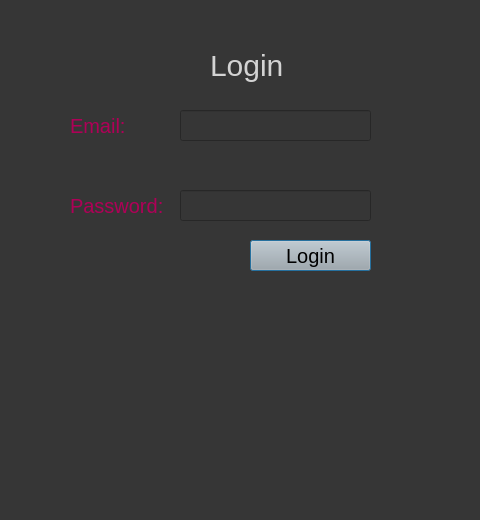
<?xml version="1.0" encoding="UTF-8"?>
<ui version="4.0">
 <class>login_dialog</class>
 <widget class="QDialog" name="login_dialog">
  <property name="geometry">
   <rect>
    <x>0</x>
    <y>0</y>
    <width>480</width>
    <height>520</height>
   </rect>
  </property>
  <property name="windowTitle">
   <string>Dialog</string>
  </property>
  <property name="styleSheet">
   <string notr="true">background-color: rgb(54, 54, 54);</string>
  </property>
  <widget class="QLabel" name="label">
   <property name="geometry">
    <rect>
     <x>210</x>
     <y>40</y>
     <width>81</width>
     <height>51</height>
    </rect>
   </property>
   <property name="styleSheet">
    <string notr="true">color: rgb(211, 211, 211);
font-size: 30px;</string>
   </property>
   <property name="text">
    <string>Login</string>
   </property>
  </widget>
  <widget class="QLabel" name="label_2">
   <property name="geometry">
    <rect>
     <x>70</x>
     <y>110</y>
     <width>71</width>
     <height>31</height>
    </rect>
   </property>
   <property name="styleSheet">
    <string notr="true">font-size:15pt;
color:rgb(175, 0, 87)</string>
   </property>
   <property name="text">
    <string>Email:</string>
   </property>
  </widget>
  <widget class="QLineEdit" name="lineEdit">
   <property name="geometry">
    <rect>
     <x>180</x>
     <y>110</y>
     <width>191</width>
     <height>31</height>
    </rect>
   </property>
   <property name="styleSheet">
    <string notr="true">color:rgb(207, 207, 207);
font-size:15px;</string>
   </property>
  </widget>
  <widget class="QLabel" name="label_3">
   <property name="geometry">
    <rect>
     <x>70</x>
     <y>190</y>
     <width>101</width>
     <height>31</height>
    </rect>
   </property>
   <property name="styleSheet">
    <string notr="true">font-size:15pt;
color:rgb(175, 0, 87)</string>
   </property>
   <property name="text">
    <string>Password:</string>
   </property>
  </widget>
  <widget class="QLineEdit" name="lineEdit_2">
   <property name="geometry">
    <rect>
     <x>180</x>
     <y>190</y>
     <width>191</width>
     <height>31</height>
    </rect>
   </property>
   <property name="styleSheet">
    <string notr="true">color:rgb(207, 207, 207);
font-size:15px;</string>
   </property>
  </widget>
  <widget class="QPushButton" name="pushButton">
   <property name="geometry">
    <rect>
     <x>250</x>
     <y>240</y>
     <width>121</width>
     <height>31</height>
    </rect>
   </property>
   <property name="styleSheet">
    <string notr="true">background-color: rgb(173, 173, 173);
font-size:20px;</string>
   </property>
   <property name="text">
    <string>Login</string>
   </property>
  </widget>
 </widget>
 <resources/>
 <connections/>
</ui>
